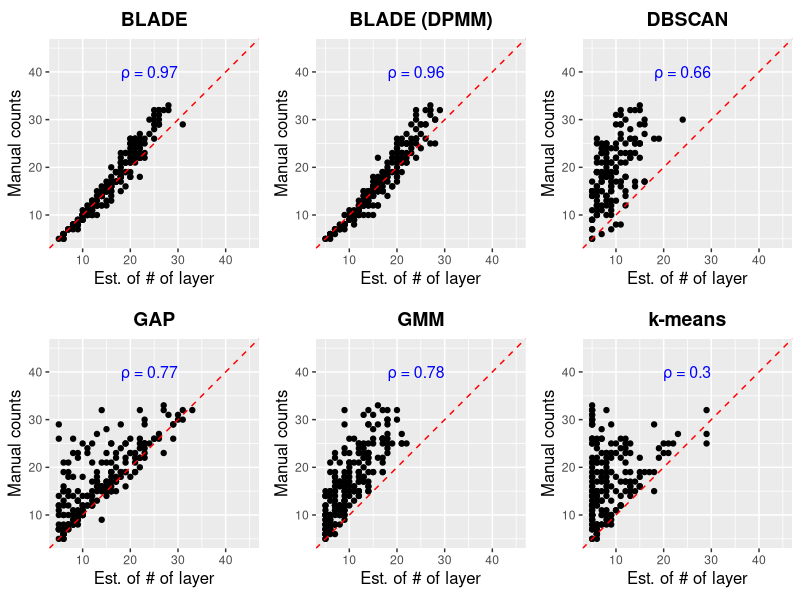

Reproduce this figure in R.
setwd("C:/Xin/oral_cancer/Code_Xin/BLADE_git")

# randomly sample scenario -> simulated oral sample images

library(ggplot2)
library(gridExtra)

output_df <- read.csv(file = "results/simulation_output/simulation_comparison.csv")

# Compare with true layers
# Define a function to create the plots
create_layer_plot <- function(predicted, method_name) {
  correlation <- cor(output_df[[predicted]], output_df$num_layer, use = "complete.obs")
  ggplot(output_df, aes_string(x = predicted, y = "num_layer")) +
    geom_point() +
    geom_abline(slope = 1, intercept = 0, color = "red", linetype = "dashed") +
    coord_fixed() +  # Ensure equal scaling of both axes
    scale_x_continuous(limits = c(5, 45)) +
    scale_y_continuous(limits = c(5, 45)) +
    labs(x = "Est. of # of layer",
         y = "Manual counts",
         title = method_name) +
    theme(
      aspect.ratio = 1,
      plot.title = element_text(size = 14, face = "bold", hjust = 0.5),
      axis.title = element_text(size = 12)
    ) +
    annotate("text", x = 30, y = 40, label = paste0("\u03C1 = ", round(correlation, 2)),
             color = "blue", size = 4, hjust = 1)
}

# Create plots for each method
p_blade <- create_layer_plot("blade_numlayer", "BLADE")
p_dpmm <- create_layer_plot("dpmm_numlayer", "BLADE (DPMM)")
p_kmeans <- create_layer_plot("kmeans_numlayer", "k-means")
p_gmm <- create_layer_plot("gmm_numlayer", "GMM")
p_gap <- create_layer_plot("gap_numlayer", "GAP")
p_dbscan <- create_layer_plot("dbscan_numlayer", "DBSCAN")

# Display the plots
p_comparison3 <- grid.arrange(p_blade, p_dpmm, p_dbscan, p_gap, p_gmm, p_kmeans,  nrow=2)
print(p_comparison3)
# ggsave(filename="results/simulation_output/simu_comparison3.png", p_comparison3, width=2400, height=1800, units = "px")
